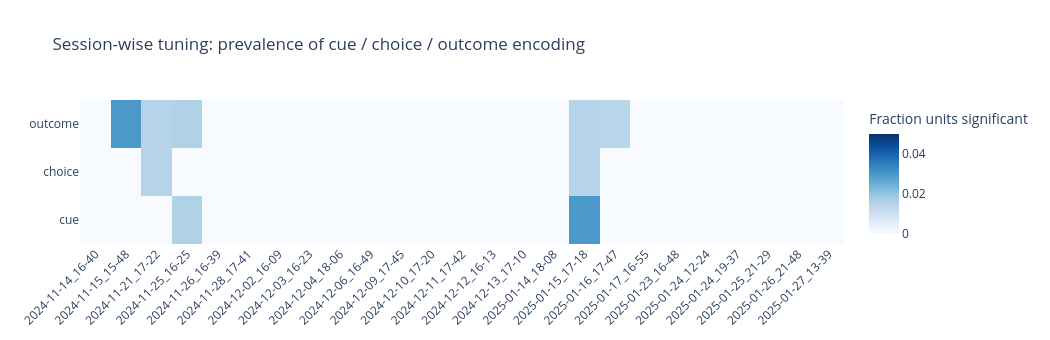

Source (notebook cell):
### Code cell
session_order = pd.DataFrame({"session_id": feature_results["session_id"].drop_duplicates()})
session_order["session_dt"] = pd.to_datetime(session_order["session_id"], format="%Y-%m-%d_%H-%M", errors="coerce")
if session_order["session_dt"].notna().any():
    session_order = session_order.sort_values(["session_dt", "session_id"])
else:
    session_order = session_order.sort_values("session_id")
ordered_sessions = session_order["session_id"].tolist()

session_unit_feature = (
    feature_results.groupby(["session_id", "unit", "feature"], as_index=False)
    .agg(
        sig_any=("is_significant", "max"),
        max_delta_fde=("delta_fde", "max"),
        median_full_fde=("full_fde_cv", "median"),
    )
)
session_feature_summary = (
    session_unit_feature.groupby(["session_id", "feature"], as_index=False)
    .agg(
        frac_units_sig=("sig_any", "mean"),
        median_max_delta_fde=("max_delta_fde", "median"),
        median_full_fde=("median_full_fde", "median"),
        n_units=("unit", "nunique"),
    )
)
session_feature_summary["session_id"] = pd.Categorical(
    session_feature_summary["session_id"],
    categories=ordered_sessions,
    ordered=True,
)
session_feature_summary = session_feature_summary.sort_values(["session_id", "feature"])

heat_frac = (
    session_feature_summary.pivot(index="feature", columns="session_id", values="frac_units_sig")
    .reindex(index=PRIMARY_FEATURES, columns=ordered_sessions)
)
heat_delta = (
    session_feature_summary.pivot(index="feature", columns="session_id", values="median_max_delta_fde")
    .reindex(index=PRIMARY_FEATURES, columns=ordered_sessions)
)
heat_n = (
    session_feature_summary.pivot(index="feature", columns="session_id", values="n_units")
    .reindex(index=PRIMARY_FEATURES, columns=ordered_sessions)
)

session_custom = np.dstack(
    [
        np.round(heat_delta.to_numpy(dtype=float), 4),
        heat_n.to_numpy(dtype=float),
    ]
)

fig_session = go.Figure(
    data=[
        go.Heatmap(
            z=heat_frac.to_numpy(dtype=float),
            x=ordered_sessions,
            y=PRIMARY_FEATURES,
            colorscale="Blues",
            zmin=0.0,
            zmax=max(0.05, float(np.nanmax(heat_frac.to_numpy(dtype=float)))),
            customdata=session_custom,
            hovertemplate=(
                "Session=%{x}<br>"
                "Feature=%{y}<br>"
                "Frac units significant=%{z:.3f}<br>"
                "Median max delta FDE=%{customdata[0]:.4f}<br>"
                "n units=%{customdata[1]:.0f}<extra></extra>"
            ),
            colorbar=dict(title="Fraction units significant"),
        )
    ]
)
fig_session.update_layout(
    title="Session-wise tuning: prevalence of cue / choice / outcome encoding",
    width=max(1050, 42 * len(ordered_sessions)),
    height=340,
)
fig_session.update_xaxes(tickangle=-45)
fig_session.show()

display(session_feature_summary.head(18))

### Figure 1 — Plotly figure (JSON) as saved in the notebook; plotly's stock layout.template omitted (floating-point values rounded to 4 significant figures; data arrays with more than 128 entries replaced by an {"elided": "..."} marker saying what was removed)
{"data": [{"colorbar": {"title": {"text": "Fraction units significant"}}, "colorscale": [[0, "rgb(247,251,255)"], [0.125, "rgb(222,235,247)"], [0.25, "rgb(198,219,239)"], [0.375, "rgb(158,202,225)"], [0.5, "rgb(107,174,214)"], [0.625, "rgb(66,146,198)"], [0.75, "rgb(33,113,181)"], [0.875, "rgb(8,81,156)"], [1, "rgb(8,48,107)"]], "customdata": {"elided": "150 float values"}, "hovertemplate": "Session=%{x}<br>Feature=%{y}<br>Frac units significant=%{z:.3f}<br>Median max delta FDE=%{customdata[0]:.4f}<br>n units=%{customdata[1]:.0f}<extra></extra>", "type": "heatmap", "x": ["2024-11-14_16-40", "2024-11-15_15-48", "2024-11-21_17-22", "2024-11-25_16-25", "2024-11-26_16-39", "2024-11-28_17-41", "2024-12-02_16-09", "2024-12-03_16-23", "2024-12-04_18-06", "2024-12-06_16-49", "2024-12-09_17-45", "2024-12-10_17-20", "2024-12-11_17-42", "2024-12-12_16-13", "2024-12-13_17-10", "2025-01-14_18-08", "2025-01-15_17-18", "2025-01-16_17-47", "2025-01-17_16-55", "2025-01-23_16-48", "2025-01-24_12-24", "2025-01-24_19-37", "2025-01-25_21-29", "2025-01-26_21-48", "2025-01-27_13-39"], "y": ["cue", "choice", "outcome"], "z": [[0.0, 0.0, 0.0, 0.01587, 0.0, 0.0, 0.0, 0.0, 0.0, 0.0, 0.0, 0.0, 0.0, 0.0, 0.0, 0.0, 0.02985, 0.0, 0.0, 0.0, 0.0, 0.0, 0.0, 0.0, 0.0], [0.0, 0.0, 0.01515, 0.0, 0.0, 0.0, 0.0, 0.0, 0.0, 0.0, 0.0, 0.0, 0.0, 0.0, 0.0, 0.0, 0.01493, 0.0, 0.0, 0.0, 0.0, 0.0, 0.0, 0.0, 0.0], [0.0, 0.02985, 0.01515, 0.01587, 0.0, 0.0, 0.0, 0.0, 0.0, 0.0, 0.0, 0.0, 0.0, 0.0, 0.0, 0.0, 0.01493, 0.01449, 0.0, 0.0, 0.0, 0.0, 0.0, 0.0, 0.0]], "zmax": 0.05, "zmin": 0}], "layout": {"height": 340, "title": {"text": "Session-wise tuning: prevalence of cue / choice / outcome encoding"}, "width": 1050, "xaxis": {"tickangle": -45}}}
